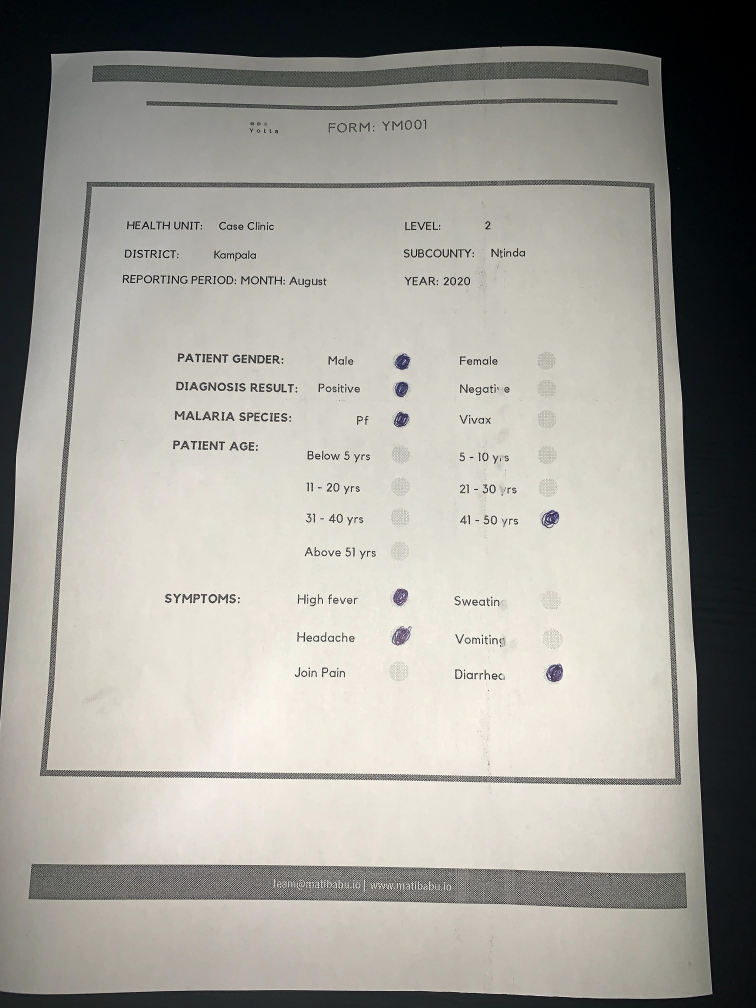
#> input picture 1.jpg, 3024 x 4032 px (shown at 1/4 size)
$ python main.py --image 1.jpg
#> lines starting #> are read from the running program, lines starting #| are printed output that depends on the picture; after the words box and inside, x2 and y2 are one past the last pixel; in counts of white or black regions, pixels touching at a corner belong together
from skimage.filters import threshold_local
import numpy as np
import argparse
import cv2
import imutils
import pytesseract
from pytesseract import Output

# x1,y1,x2,y2
health_unit_xy = [100,90,800,160]
level_xy = [850,90,1400,160]
district_xy = [100,170,800,230]
sub_county_xy = [850,170,1400,230]
period_xy = [100,240,800,300]
year_xy = [850,240,1400,300]
male_xy = [820,450,930,515]
female_xy = [1200,450,1310,515]
positive_xy = [820,525,930,590]
negative_xy = [1200,525,1310,590]
pf_xy = [820,600,930,665]
vivax_xy = [1200,600,1310,665]
age00 = [820,695,930,760]
age01 = [1200,695,1310,760]
age10 = [820,775,930,840]
age11 = [1200,775,1310,840]
age20 = [820,855,930,920]
age21 = [1200,855,1310,920]
age30 = [820,935,930,1000]
sym00 = [820,1050,930,1115]
sym01 = [1200,1050,1310,1115]
sym10 = [820,1140,930,1205]
sym11 = [1200,1140,1310,1205]
sym20 = [820,1220,930,1285]
sym21 = [1200,1220,1310,1285]

def draw_boxes(img):
    img = cv2.rectangle(img, (health_unit_xy[0], health_unit_xy[1]), (health_unit_xy[2], health_unit_xy[3]), (255,0,0), 2)
    img = cv2.rectangle(img, (level_xy[0], level_xy[1]), (level_xy[2], level_xy[3]), (255,0,0), 2)
    img = cv2.rectangle(img, (district_xy[0], district_xy[1]), (district_xy[2], district_xy[3]), (255,0,0), 2)
    img = cv2.rectangle(img, (sub_county_xy[0], sub_county_xy[1]), (sub_county_xy[2], sub_county_xy[3]), (255,0,0), 2)
    img = cv2.rectangle(img, (period_xy[0], period_xy[1]), (period_xy[2], period_xy[3]), (255,0,0), 2)
    img = cv2.rectangle(img, (year_xy[0], year_xy[1]), (year_xy[2], year_xy[3]), (255,0,0), 2)
    img = cv2.rectangle(img, (male_xy[0], male_xy[1]), (male_xy[2], male_xy[3]), (255,0,0), 2)
    img = cv2.rectangle(img, (female_xy[0], female_xy[1]), (female_xy[2], female_xy[3]), (255,0,0), 2)
    img = cv2.rectangle(img, (positive_xy[0], positive_xy[1]), (positive_xy[2], positive_xy[3]), (255,0,0), 2)
    img = cv2.rectangle(img, (negative_xy[0], negative_xy[1]), (negative_xy[2], negative_xy[3]), (255,0,0), 2)
    img = cv2.rectangle(img, (pf_xy[0], pf_xy[1]), (pf_xy[2], pf_xy[3]), (255,0,0), 2)
    img = cv2.rectangle(img, (vivax_xy[0], vivax_xy[1]), (vivax_xy[2], vivax_xy[3]), (255,0,0), 2)
    img = cv2.rectangle(img, (age00[0], age00[1]), (age00[2], age00[3]), (255,0,0), 2)
    img = cv2.rectangle(img, (age01[0], age01[1]), (age01[2], age01[3]), (255,0,0), 2)
    img = cv2.rectangle(img, (age10[0], age10[1]), (age10[2], age10[3]), (255,0,0), 2)
    img = cv2.rectangle(img, (age11[0], age11[1]), (age11[2], age11[3]), (255,0,0), 2)
    img = cv2.rectangle(img, (age20[0], age20[1]), (age20[2], age20[3]), (255,0,0), 2)
    img = cv2.rectangle(img, (age21[0], age21[1]), (age21[2], age21[3]), (255,0,0), 2)
    img = cv2.rectangle(img, (age30[0], age30[1]), (age30[2], age30[3]), (255,0,0), 2)
    img = cv2.rectangle(img, (sym00[0], sym00[1]), (sym00[2], sym00[3]), (255,0,0), 2)
    img = cv2.rectangle(img, (sym01[0], sym01[1]), (sym01[2], sym01[3]), (255,0,0), 2)
    img = cv2.rectangle(img, (sym10[0], sym10[1]), (sym10[2], sym10[3]), (255,0,0), 2)
    img = cv2.rectangle(img, (sym11[0], sym11[1]), (sym11[2], sym11[3]), (255,0,0), 2)
    img = cv2.rectangle(img, (sym20[0], sym20[1]), (sym20[2], sym20[3]), (255,0,0), 2)
    img = cv2.rectangle(img, (sym21[0], sym21[1]), (sym21[2], sym21[3]), (255,0,0), 2)

    return img

# [11 lines left out: function show_steps, not called in this run]

def arrange_points(pts):
    # Make a rectangle out of given points
    shape_rect = np.zeros((4, 2), dtype = "float32")
    shape_rect[0] = pts[np.argmin(pts.sum(axis = 1))]
    shape_rect[1] = pts[np.argmin(np.diff(pts, axis = 1))]
    shape_rect[2] = pts[np.argmax(pts.sum(axis = 1))]
    shape_rect[3] = pts[np.argmax(np.diff(pts, axis = 1))]
    return shape_rect

def transform_form(image, pts):
    rect = arrange_points(pts)
    (top_left, top_right, bottom_right, bottom_left) = rect
    widthA = np.sqrt(((bottom_right[0] - bottom_left[0]) ** 2) + ((bottom_right[1] - bottom_left[1]) ** 2))
    widthB = np.sqrt(((top_right[0] - top_left[0]) ** 2) + ((top_right[1] - top_left[1]) ** 2))
    maxWidth = max(int(widthA), int(widthB))
    heightA = np.sqrt(((top_right[0] - bottom_right[0]) ** 2) + ((top_right[1] - bottom_right[1]) ** 2))
    heightB = np.sqrt(((top_left[0] - bottom_left[0]) ** 2) + ((top_left[1] - bottom_left[1]) ** 2))
    maxHeight = max(int(heightA), int(heightB))
    dst = np.array([[0, 0],[maxWidth - 1, 0],[maxWidth - 1, maxHeight - 1],[0, maxHeight - 1]], dtype = "float32")
    M = cv2.getPerspectiveTransform(rect, dst)
    warped = cv2.warpPerspective(image, M, (maxWidth, maxHeight))
    return warped

def detect_form_edges(img):
    # convert the image to grayscale, blur it, and find edges in the image
    gray = cv2.cvtColor(img, cv2.COLOR_BGR2GRAY)
    gray = cv2.GaussianBlur(gray, (5, 5), 0)
    edged = cv2.Canny(gray, 40, 100)
    return edged

def detect_form_contour(orig_img, edge_img):
    # find the contours in the edged image, keeping only the largest ones, and initialize the screen contour
    contours = cv2.findContours(edge_img, cv2.RETR_LIST, cv2.CHAIN_APPROX_SIMPLE)
    contours = imutils.grab_contours(contours)
    contours = sorted(contours, key = cv2.contourArea, reverse = True)[:5]
    # loop over the contours
    for c in contours:
        # approximate the contour
        approx_contour = cv2.approxPolyDP(c, 0.02 * cv2.arcLength(c, True), True)
        if len(approx_contour) == 4:
            rect = cv2.boundingRect(c)
            area = cv2.contourArea(c)
            wh_ratio = rect[2]/rect[3]
            if wh_ratio > 0.90 and wh_ratio < 1.10:
                formCnt = approx_contour
                break

    form_contour= cv2.drawContours(orig_img, [formCnt], -1, (0,255,0), 3)

    return formCnt, form_contour

def get_text_from_rect(img, xy):
    gray = cv2.cvtColor(img[xy[1]:xy[3], xy[0]:xy[2]], cv2.COLOR_BGR2GRAY)
    blur = cv2.GaussianBlur(gray, (3,3), 0)
    thresh = cv2.threshold(blur, 0, 255, cv2.THRESH_BINARY_INV + cv2.THRESH_OTSU)[1]
    kernel = cv2.getStructuringElement(cv2.MORPH_RECT, (3,3))
    opening = cv2.morphologyEx(thresh, cv2.MORPH_OPEN, kernel, iterations=1)
    invert = 255 - opening
    return pytesseract.image_to_string(invert, lang='eng', config='--psm 6')

# [79 lines left out: functions get_radio_sum, get_gender, get_diagnosis_result, get_malaria_species, get_patient_age, get_symptoms, not called in this run]


def main():

    ap = argparse.ArgumentParser()
    ap.add_argument("-i", "--image", required = True, help = "Path to the image to be scanned")
    args = vars(ap.parse_args())

    # read image
    orig_form = imutils.resize(cv2.imread(args["image"]), height = 1500)
    # orig_form = imutils.resize(cv2.imread("img1.jpg"), height = 1500)
    copy_form = orig_form.copy()

    # taking ratio of orginal image with resized image
    ratio = orig_form.shape[0] / 500.0

    # resizing the form image
    copy_form = imutils.resize(copy_form, height = 500)

    form_edges = detect_form_edges(copy_form.copy())
#> in detect_form_edges, `edged = cv2.Canny(gray, 40, 100)`:
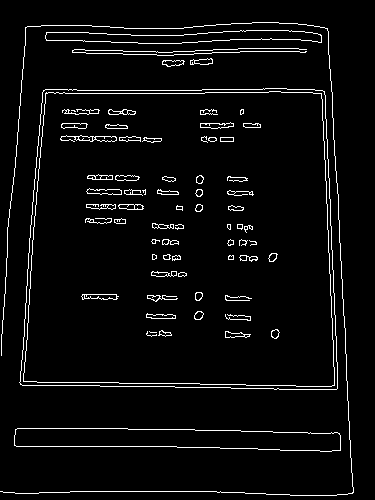
#> edged: shape (500, 375); 4.4% white in thin lines or dots, all inside (x1, y1, x2, y2) = (0, 22, 354, 496)
    #print("STEP 1: Edge Detection")

    formCnt, form_contour = detect_form_contour(copy_form.copy(), form_edges.copy())
#> in detect_form_contour, `contours = cv2.findContours(edge_img, cv2.RETR_LIST, cv2.CHAIN_APPROX_..`: contours = 148 contours, 42 with area under 20; largest, box (x1, y1, x2, y2) and area: (19, 88, 338, 390) 89426, (19, 88, 338, 390) 89424, (23, 91, 335, 387) 85674, (23, 91, 335, 387) 85672, (14, 428, 341, 452) 5744
#> in detect_form_contour, `contours = sorted(contours, key = cv2.contourArea, reverse = True)[:5]`: contours = 5 contours; box (x1, y1, x2, y2) and area: (19, 88, 338, 390) 89426, (19, 88, 338, 390) 89424, (23, 91, 335, 387) 85674, (23, 91, 335, 387) 85672, (14, 428, 341, 452) 5744
#> the loop in detect_form_contour, `for c in contours:` made 1 pass
#> (rect, area, wh_ratio, formCnt) on pass 1: ((19, 88, 319, 302), 89425.5, 1.06, [[324, 91], [43, 90], [20, 384], [336, 389]])
#> in detect_form_contour, `form_contour= cv2.drawContours(orig_img, [formCnt], -1, (0,255,0), 3)`:
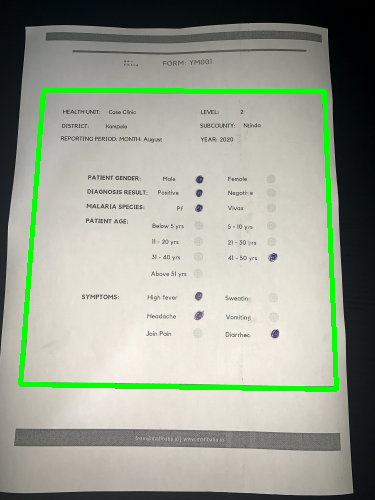
#> form_contour: shape (500, 375, 3); mean of channels 0, 1, 2 146.9, 161.6, 155.2; drawn as B, G, R
#> formCnt = [[324, 91], [43, 90], [20, 384], [336, 389]]
    #print("STEP 2: Find contours of paper")

    form_warped = transform_form(orig_form.copy(), formCnt.reshape(4, 2) * ratio)
#> in transform_form, `rect = arrange_points(pts)`: rect = [[129, 270], [972, 273], [1008, 1167], [60, 1152]]
#> in transform_form, `(top_left, top_right, bottom_right, bottom_left) = rect`: top_left = [129, 270]; top_right = [972, 273]; bottom_right = [1008, 1167]; bottom_left = [60, 1152]
#> in transform_form, `widthA = np.sqrt(((bottom_right[0] - bottom_left[0]) ** 2) + ((bottom_..`: widthA = 948.1
#> in transform_form, `widthB = np.sqrt(((top_right[0] - top_left[0]) ** 2) + ((top_right[1] ..`: widthB = 843
#> in transform_form, `maxWidth = max(int(widthA), int(widthB))`: maxWidth = 948
#> in transform_form, `heightA = np.sqrt(((top_right[0] - bottom_right[0]) ** 2) + ((top_righ..`: heightA = 894.7
#> in transform_form, `heightB = np.sqrt(((top_left[0] - bottom_left[0]) ** 2) + ((top_left[1..`: heightB = 884.7
#> in transform_form, `maxHeight = max(int(heightA), int(heightB))`: maxHeight = 894
#> in transform_form, `dst = np.array([[0, 0],[maxWidth - 1, 0],[maxWidth - 1, maxHeight - 1]..`: dst = [[0, 0], [947, 0], [947, 893], [0, 893]]
#> in transform_form, `M = cv2.getPerspectiveTransform(rect, dst)`: M = [[1.18, 0.0926, -177.7], [-0.00422, 1.19, -319.4], [1.39e-05, 0.000148, 1]]
    form_warped = imutils.resize(form_warped, height = 1500)
    #print("STEP 3: Apply perspective transform")

    form_boxes = draw_boxes(form_warped.copy())
#> in draw_boxes, `img = cv2.rectangle(img, (sym21[0], sym21[1]), (sym21[2], sym21[3]), (..`:
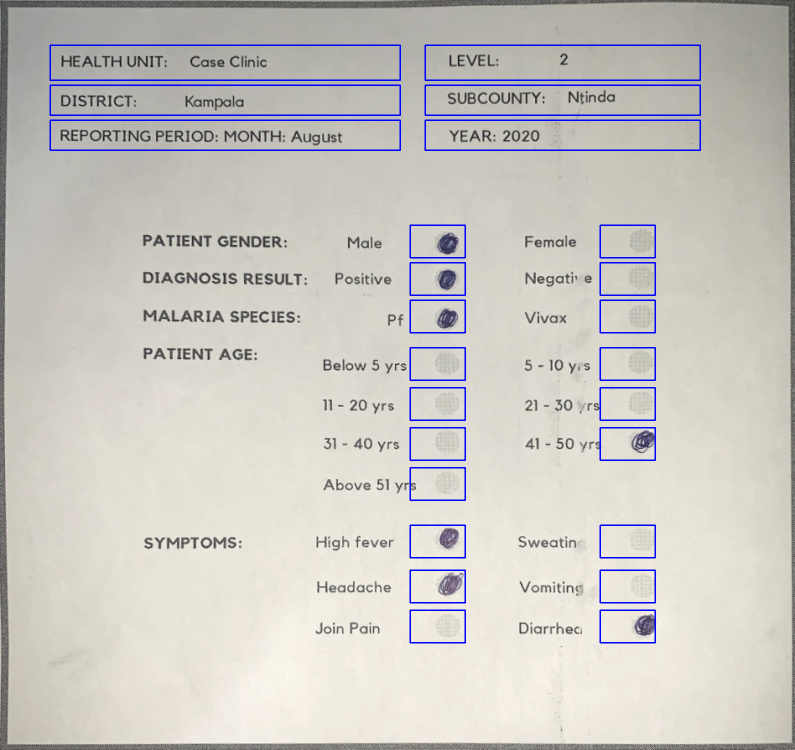
#> img: shape (1500, 1590, 3) (shown at 1/2 size); mean of channels 0, 1, 2 194.4, 198.7, 201.7; drawn as B, G, R
    #print("STEP 4: Draw Boxes")

    form_warped_thresh = cv2.cvtColor(form_warped, cv2.COLOR_BGR2GRAY)
    T = threshold_local(form_warped_thresh, 171, offset = 30, method = "gaussian")
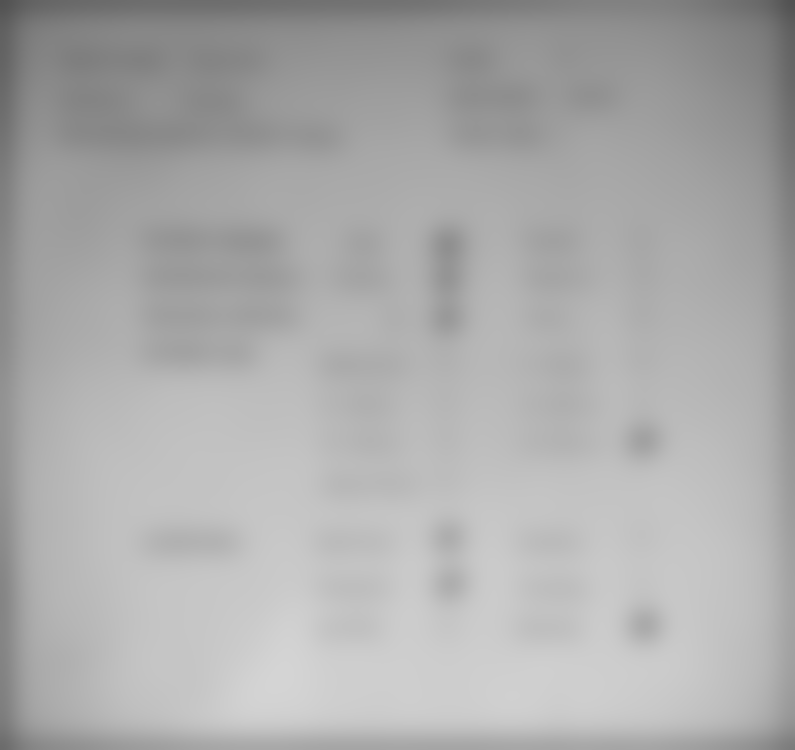
#> T: shape (1500, 1590) float64 (shown at 1/2 size); min 81.87, max 212.6, mean 172.3
    form_warped_thresh = (form_warped_thresh > T).astype("uint8") * 255
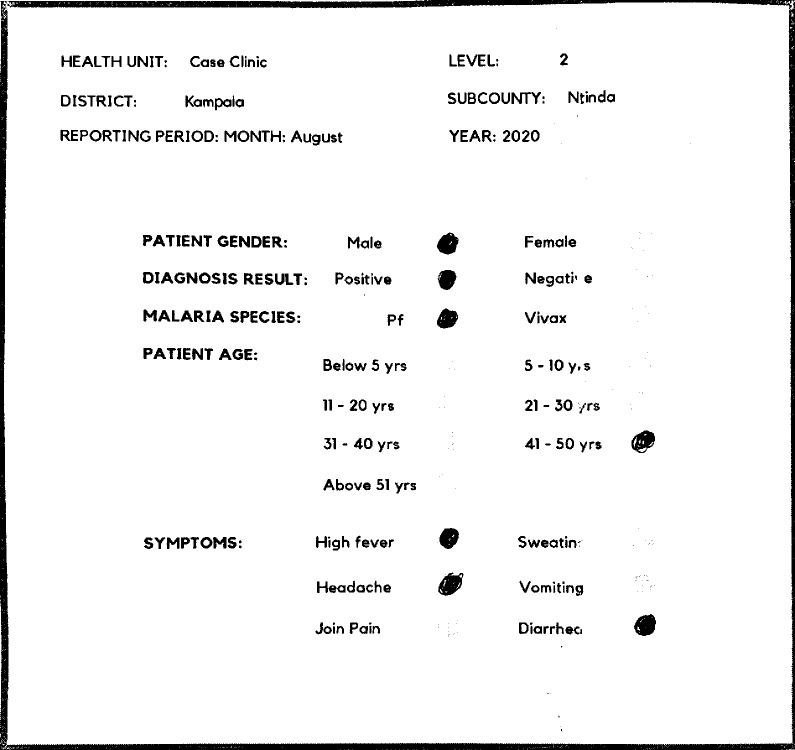
#> form_warped_thresh: shape (1500, 1590) (shown at 1/2 size); 94.7% white; 432 black regions (121 under 20 px), largest, box (x1, y1, x2, y2) and area: (0, 0, 1590, 1500) 64651, (876, 1145, 927, 1192) 1436, (1268, 1228, 1312, 1272) 1394
    #print("STEP 5: Adaptive Thresholding")


    health_unit = get_text_from_rect(form_warped.copy(), health_unit_xy)
#> in get_text_from_rect, `gray = cv2.cvtColor(img[xy[1]:xy[3], xy[0]:xy[2]], cv2.COLOR_BGR2GRAY)`:
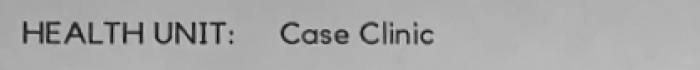
#> gray: shape (70, 700); min 9, max 196, mean 168.6
#> in get_text_from_rect, `opening = cv2.morphologyEx(thresh, cv2.MORPH_OPEN, kernel, iterations=1)`:
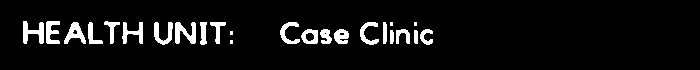
#> opening: shape (70, 700); 6.7% white; 24 white regions (4 under 20 px), largest, box (x1, y1, x2, y2) and area: (175, 22, 196, 44) 277, (23, 21, 44, 44) 260, (64, 22, 86, 44) 237
    health_unit = health_unit.replace("HEALTH UNIT:", "").lstrip().rstrip()
    level = get_text_from_rect(form_warped.copy(), level_xy)
    level = level.replace("LEVEL:", "").lstrip().rstrip()
    district = get_text_from_rect(form_warped.copy(), district_xy)
    district = district.replace("DISTRICT:", "").lstrip().rstrip()
    sub_county = get_text_from_rect(form_warped.copy(), sub_county_xy)
    sub_county = sub_county.replace("SUBCOUNTY:", "").lstrip().rstrip()
    period = get_text_from_rect(form_warped.copy(), period_xy)
    period = period.replace("REPORTING PERIOD: MONTH:", "").lstrip().rstrip()
    year = get_text_from_rect(form_warped.copy(), year_xy)
    year = year.replace("YEAR:", "").lstrip().rstrip()
    gender = get_gender(form_warped_thresh.copy())
    diagnosis_result = get_diagnosis_result(form_warped_thresh.copy())
    if diagnosis_result == 'Negative':
        malaria_species = 'None'
    else :
        malaria_species = get_malaria_species(form_warped_thresh.copy())
    patient_age = get_patient_age(form_warped_thresh.copy())
    symptoms = get_symptoms(form_warped_thresh.copy())

    print('Health Unit :', health_unit)
    print('Level :', level)
    print('District :', district)
    print('Subcounty :', sub_county)
    print('Period :', period)
    print('Year :', year)
    print('Gender :', gender)
    print('Result :', diagnosis_result)
    print('Species :', malaria_species)
    print('Patient Age :', patient_age)
    print('Symptoms :', symptoms)


if __name__ == "__main__":
    main()
#> (the call stopped at in get_text_from_rect, `return pytesseract.image_to_string(invert, lang='eng', config='--psm 6')`: pytesseract is not available in this run)

$ run again, on 2.jpg
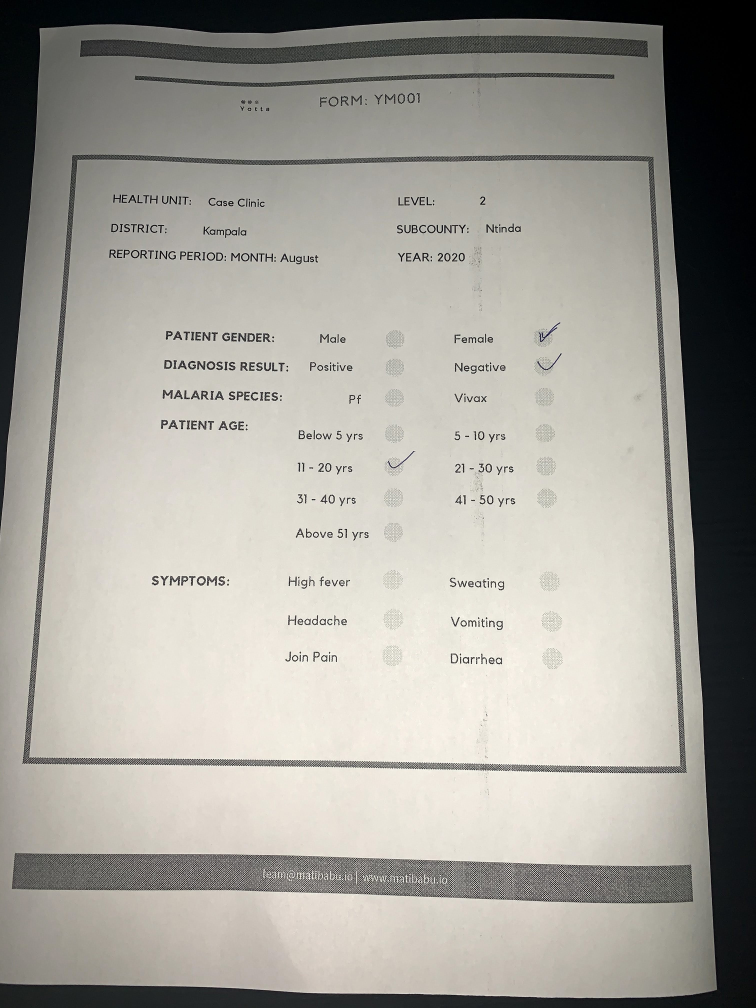
#> input picture 2.jpg, 3024 x 4032 px (shown at 1/4 size)
#> in detect_form_edges, `edged = cv2.Canny(gray, 40, 100)`:
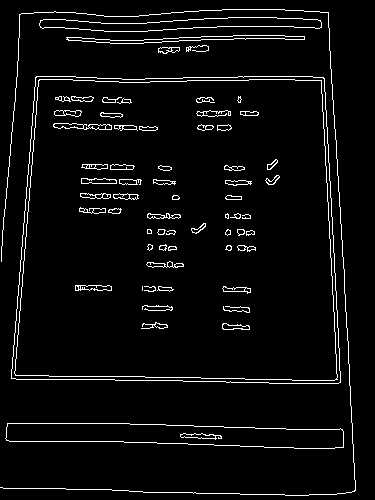
#> edged: shape (500, 375); 4.5% white in thin lines or dots
#> in detect_form_contour, `contours = cv2.findContours(edge_img, cv2.RETR_LIST, cv2.CHAIN_APPROX_..`: contours = 154 contours, 38 with area under 20; largest, box (x1, y1, x2, y2) and area: (11, 76, 341, 384) 93878, (11, 76, 341, 384) 93874, (14, 79, 338, 381) 89978, (14, 79, 338, 381) 89975, (5, 423, 344, 449) 6170
#> in detect_form_contour, `contours = sorted(contours, key = cv2.contourArea, reverse = True)[:5]`: contours = 5 contours; box (x1, y1, x2, y2) and area: (11, 76, 341, 384) 93878, (11, 76, 341, 384) 93874, (14, 79, 338, 381) 89978, (14, 79, 338, 381) 89975, (5, 423, 344, 449) 6170
#> the loop in detect_form_contour, `for c in contours:` made 1 pass
#> (rect, area, wh_ratio, formCnt) on pass 1: ((11, 76, 330, 308), 93877.5, 1.07, [[36, 76], [11, 378], [340, 382], [324, 78]])
#> in main, `formCnt, form_contour = detect_form_contour(copy_form.copy(), form_edg..`: formCnt = [[36, 76], [11, 378], [340, 382], [324, 78]]
#> in transform_form, `rect = arrange_points(pts)`: rect = [[108, 228], [972, 234], [1020, 1146], [33, 1134]]
#> top_left = [108, 228]; top_right = [972, 234]; bottom_right = [1020, 1146]; bottom_left = [33, 1134]
#> widthA = 987.1
#> widthB = 864
#> maxWidth = 987
#> heightA = 913.3
#> heightB = 909.1
#> maxHeight = 913
#> dst = [[0, 0], [986, 0], [986, 912], [0, 912]]
#> M = [[1.19, 0.0985, -150.9], [-0.00828, 1.19, -270.9], [4.83e-06, 0.000163, 1]]
#> in draw_boxes, `img = cv2.rectangle(img, (age30[0], age30[1]), (age30[2], age30[3]), (..`:
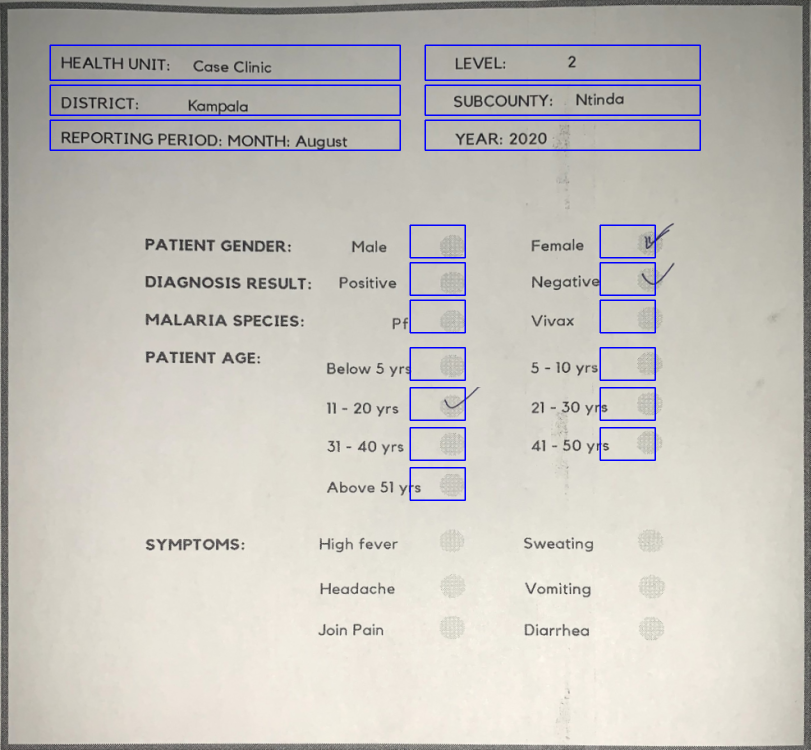
#> img: shape (1500, 1621, 3) (shown at 1/2 size); mean of channels 0, 1, 2 188.1, 193.2, 196.2; drawn as B, G, R
